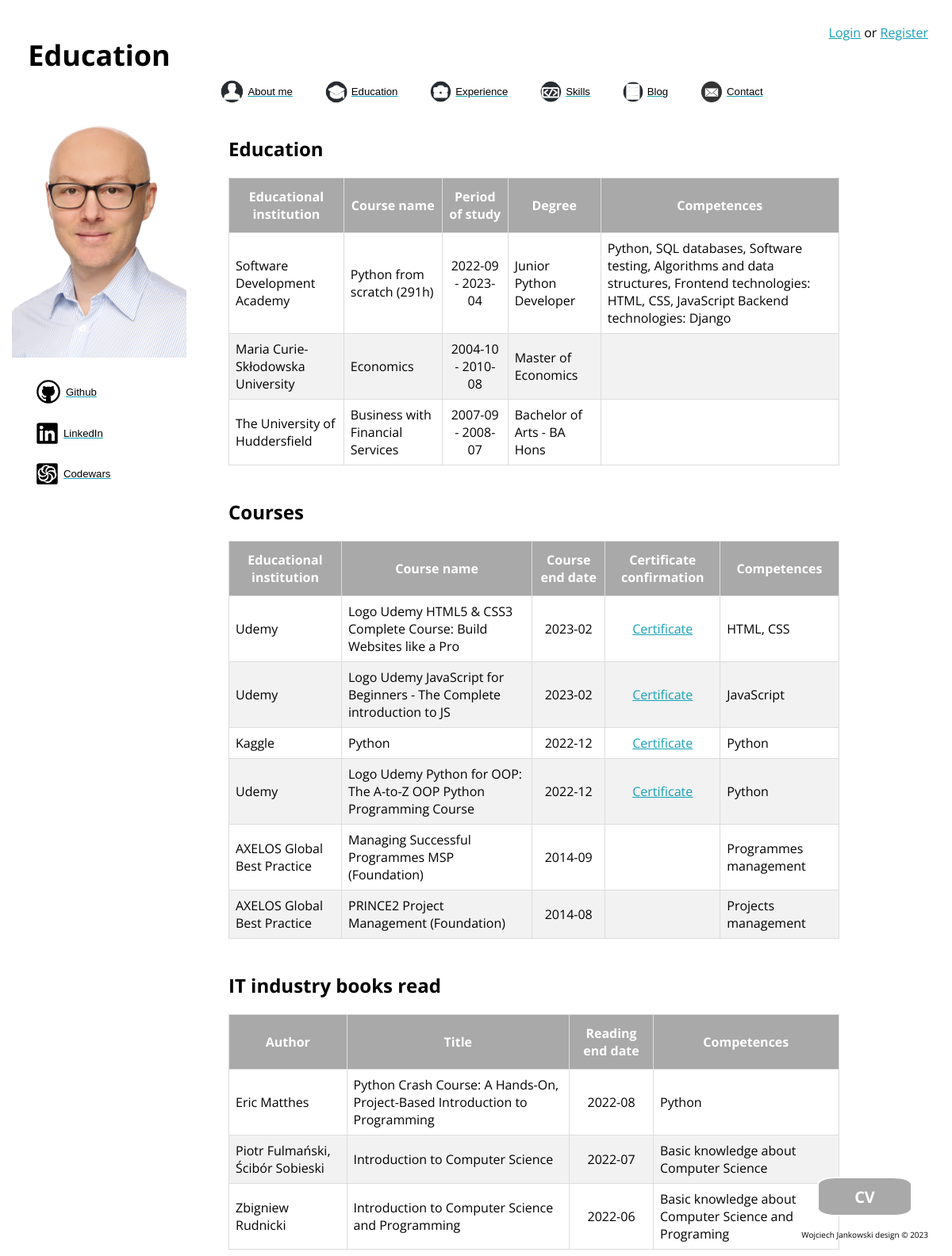
Before: /about/education/ with the older database file.
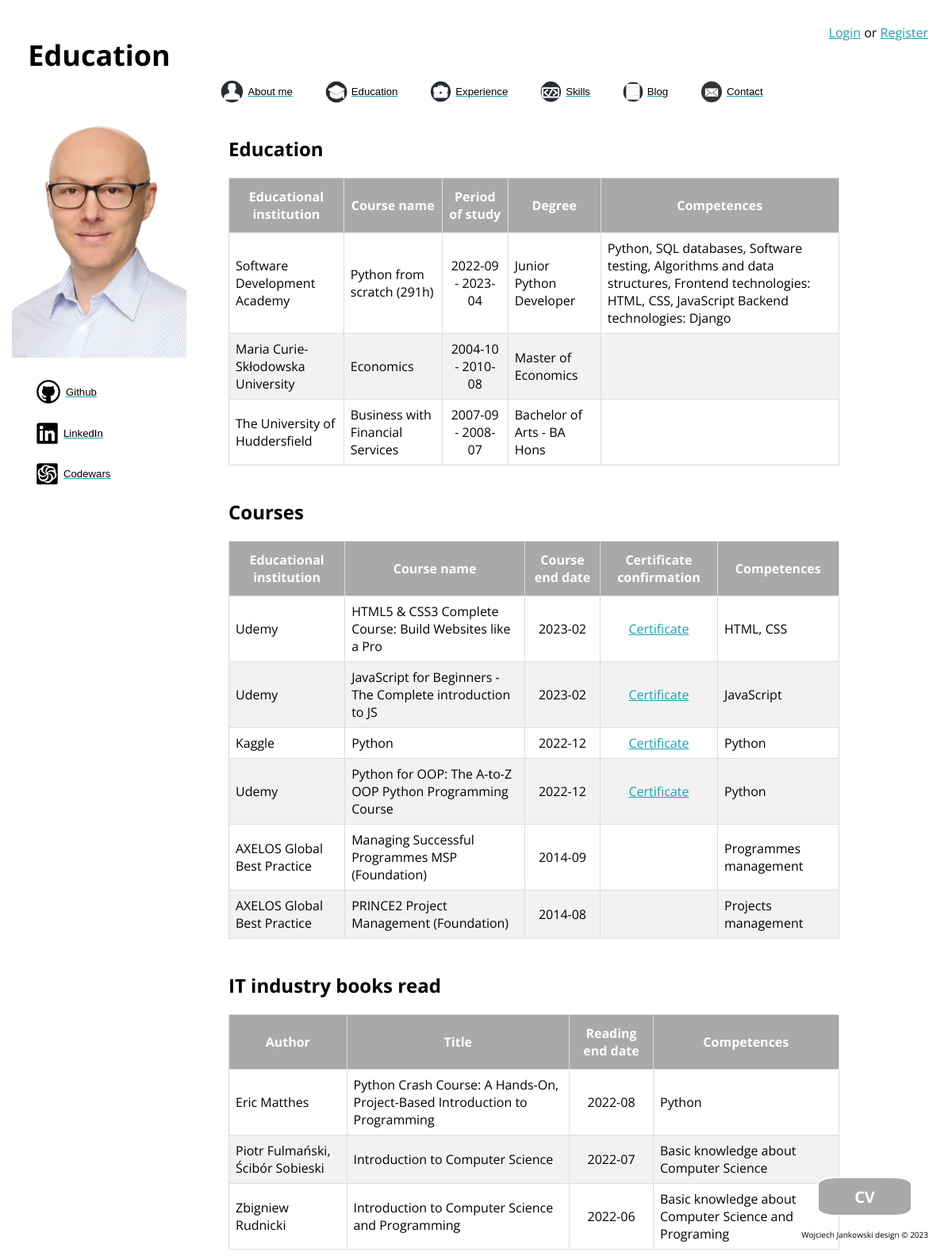
After: the same page with the newer database file.
### aboutme/models.py (models this page shows)
class Course(models.Model):
    school_name = models.CharField(max_length=50)
    course_name = models.CharField(max_length=100)
    end_date = models.DateField(null=True, blank=True)
    competences = models.CharField(max_length=200)
    certificate_link = models.CharField(max_length=100, blank=True)
    class Meta:
        verbose_name = "Course"
        verbose_name_plural = "Courses"
        ordering = ['-pk']

### aboutme/views.py (the view)
# urls.py: path('education/', views.education, name="education"),
def education(request):
    education = Education.objects.all()
    courses = Course.objects.all()
    books = Book.objects.all()
    ctx = {"education": education,
           "courses": courses,
           "books": books,
           'site_name': "Education"}
    return render(request=request, template_name="aboutme/education.html", context=ctx)

### aboutme/templates/aboutme/education.html
{% extends "aboutme/base.html" %}
{% load static %}
{% block main_content %}
<div class="container">
    <h2>Education</h2>
    <table id="data">
        <thead>
            <tr>
                <th>Educational institution</th>
                <th>Course name</th>
                <th>Period of study</th>
                <th>Degree</th>
                <th>Competences</th>
            </tr>
        </thead>
        <tbody>
            {% for edu in education %}
            <tr>
                <td>{{ edu.school_name }}</td>
                <td>{{ edu.course_name }}</td>
                <td style="text-align: center;">{{ edu.start_date|date:"Y-m" }} - {{ edu.end_date|date:"Y-m" }}</td>
                <td>{{ edu.degree }}</td>
                <td>{{ edu.competences }}</td>
            </tr>
            {% endfor %}
        </tbody>
    </table>
    <br>
    <h2>Courses</h2>
    <table id="data">
        <thead>
            <tr>
                <th>Educational institution</th>
                <th>Course name</th>
                <th>Course end date</th>
                <th>Certificate confirmation</th>
                <th>Competences</th>
            </tr>
        </thead>
        <tbody>
            {% for course in courses %}
            <tr>
                <td>{{ course.school_name }}</td>
                <td>{{ course.course_name }}</td>
                <td style="text-align: center;">{{ course.end_date|date:"Y-m" }}</td>
                <td style="text-align: center;">{% if course.certificate_link %} <a
                        href="{{ course.certificate_link }}">
                        Certificate</a> {% endif %}</td>
                <td>{{ course.competences }}</td>
            </tr>
            {% endfor %}
        </tbody>
    </table>
    <br>
    <h2>IT industry books read</h2>
    <table id="data">
        <thead>
            <tr>
                <th>Author</th>
                <th>Title</th>
                <th>Reading end date</th>
                <th>Competences</th>
            </tr>
        </thead>
        <tbody>
            {% for book in books %}
            <tr>
                <td>{{ book.author_name }}</td>
                <td>{{ book.title }}</td>
                <td style="text-align: center;">{{ book.end_date|date:"Y-m" }}</td>
                <td>{{ book.competences }}</td>
            </tr>
            {% endfor %}
        </tbody>
    </table>
</div>
<a href="{% static 'aboutme/files/cv.pdf' %}"><button class="button">CV</button></a>
{% endblock %}

Changed rows visible on the page:
changed Course "HTML, CSS": course_name "Logo Udemy HTML5 & CSS3 Complete Course: Build Websites like a Pro" → "HTML5 & CSS3 Complete Course: Build Websites like a Pro"
changed Course "JavaScript": course_name "Logo Udemy JavaScript for Beginners - The Complete introduction to JS" → "JavaScript for Beginners - The Complete introduction to JS"
changed Course: course_name "Logo Udemy Python for OOP: The A-to-Z OOP Python Programming Course" → "Python for OOP: The A-to-Z OOP Python Programming Course"
